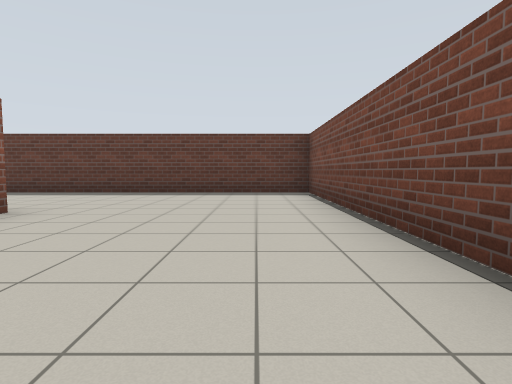
view 1 (above)

20 first-person views from a walk through a robot-simulator world made for Gazebo. The camera is 0.94 m above the floor, tilts 4° down and sees 80° across. The floor is counted in squares, 2 m on a side. Each view is taken from the middle of a square. On the plan, view 1 faces up. The plan holds only what a view shows up to about 9 squares ahead; the rest is blank.

view 2
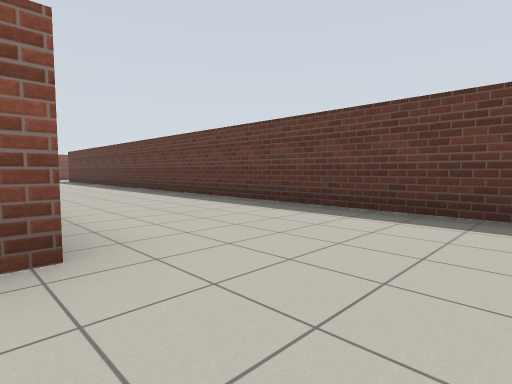

view 3
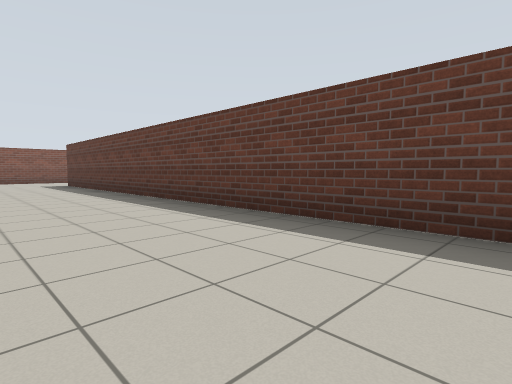

view 4
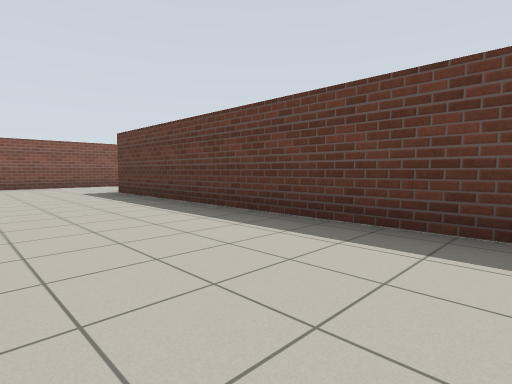

view 5
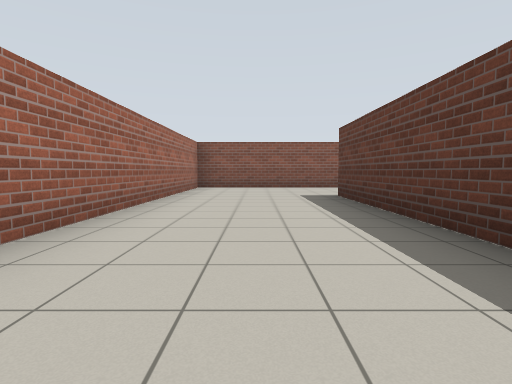

view 6
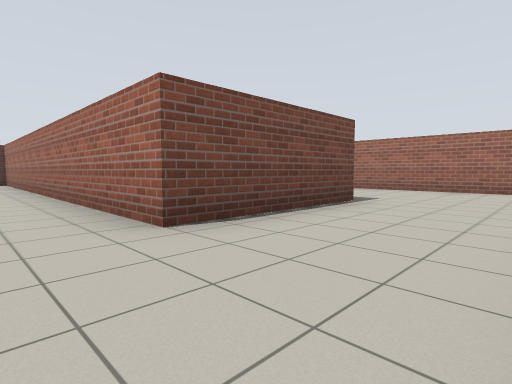

view 7
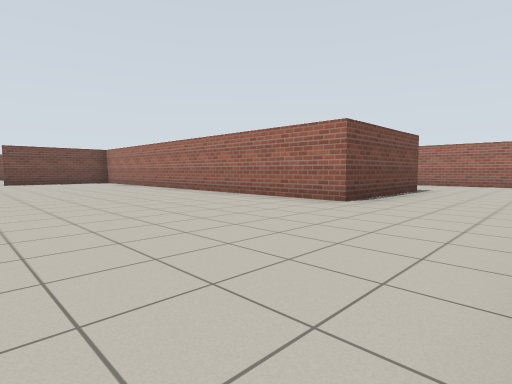

view 8
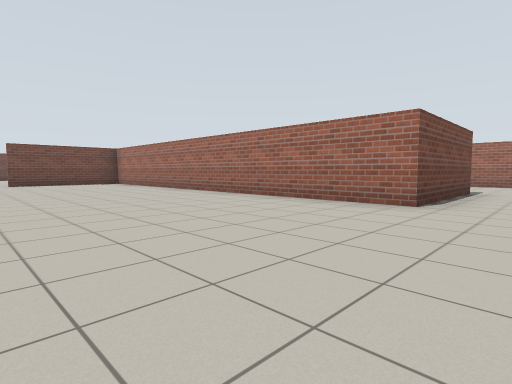

view 9
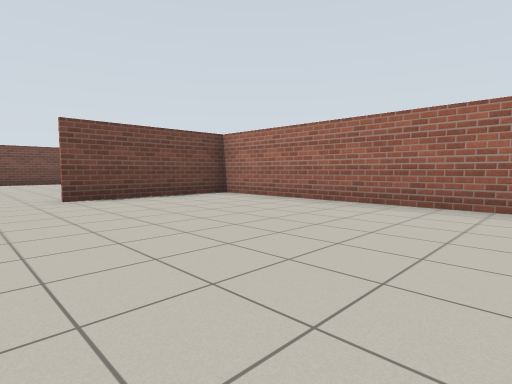

view 10
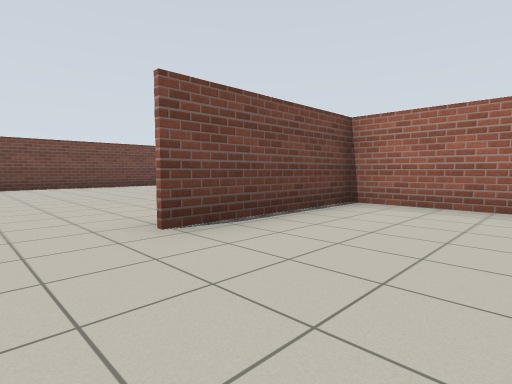

view 11
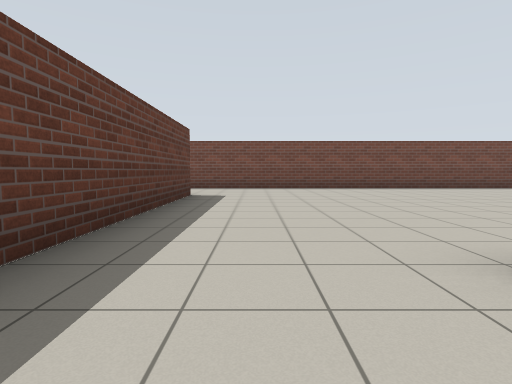

view 12
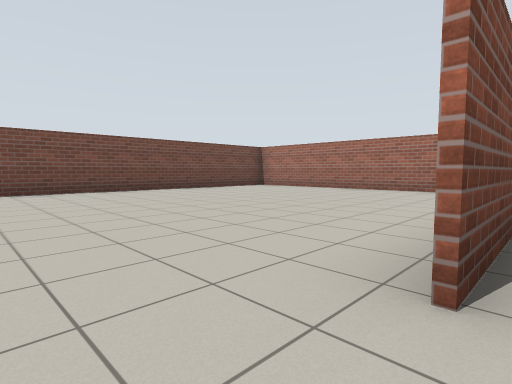

view 13
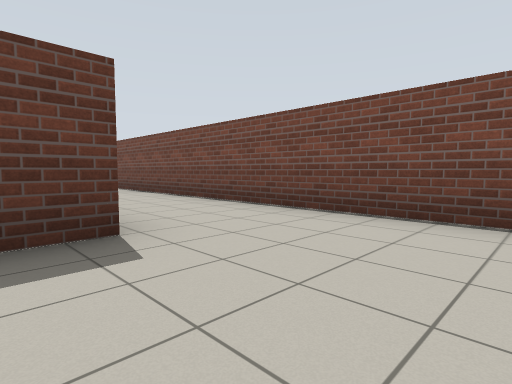

view 14
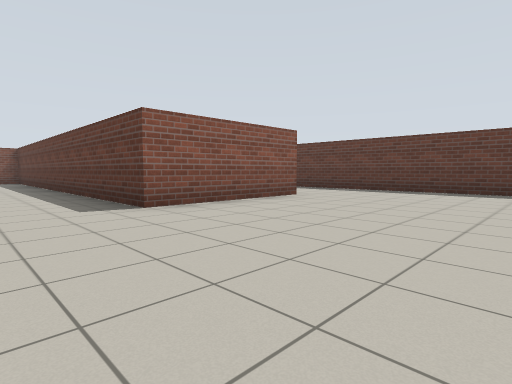

view 15
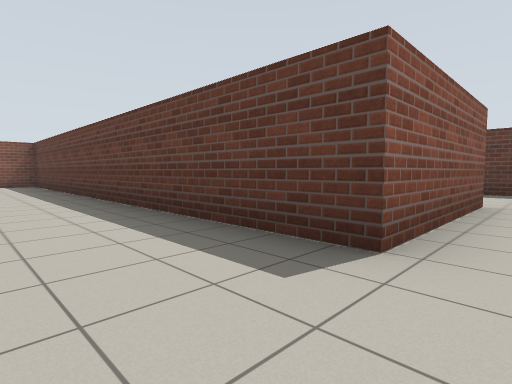

view 16
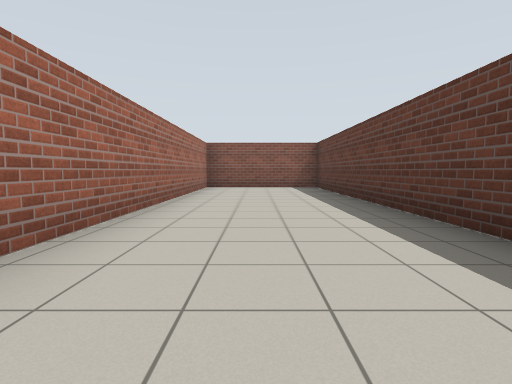

view 17
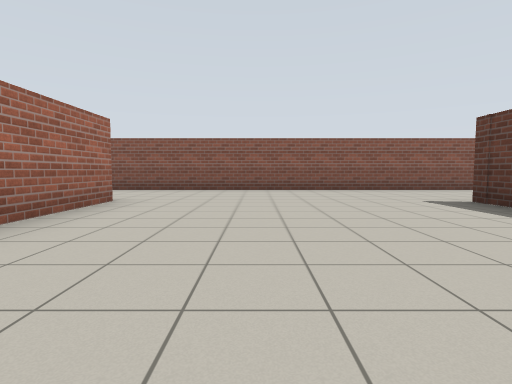

view 18
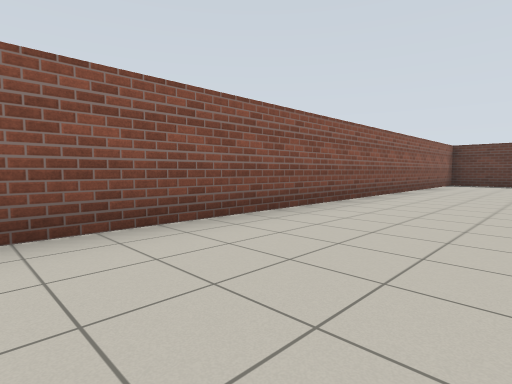

view 19
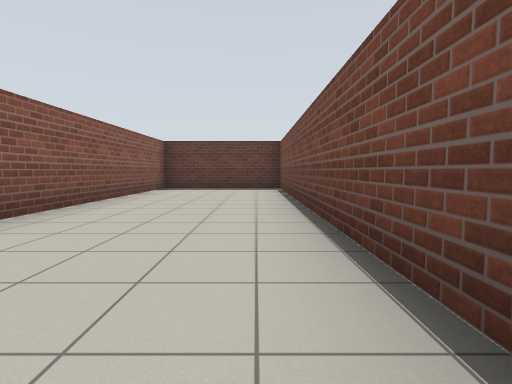

view 20
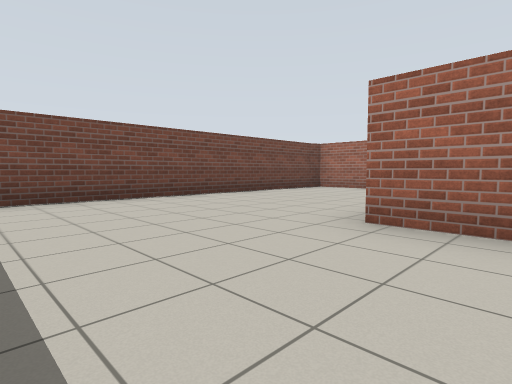

### Floor plan
Points are (right, up) in squares from view 1. A wall is a line through its corners. A room is listed if a view was taken in it or the views show most of it. See-through windows are left out.
Room 1 (views 1, 2, 3, 4, 5, 6, 20)
walls: (-3.9, 3.4) (-2.7, 3.4); (-0.5, -1.7) (1.1, -1.7); (1.2, 6.5) (-15.7, 6.5) (-15.7, 9.8); (1.1, -1.4) (1.1, 7); (-18.4, 11.6) (-18.4, 3.4) (-11.9, 3.4)
ways out: opening at (-17.5, 11.5) to room 2
Room 2 (views 7, 8, 9, 10, 11, 12, 17, 18, 19)
walls: (-14.9, 15.3) (-15.6, 15.3); (-15.3, 15.8) (-15.3, 23.2) (-18.4, 23.2) (-18.4, 11.6); (-15.7, 9.8) (-5.8, 9.8) (-5.8, 12.9); (-5.5, 15.3) (-7.5, 15.3)
ways out: opening at (-17.5, 11.5) to room 1; opening at (-6, 13.5) to room 3
Room 3 (views 13, 14, 15, 16)
walls: (-5.7, 12.9) (-5.7, 9.7) (-15.6, 9.7) (-15.6, 6.6) (-8.6, 6.6); (-4.1, 6.6) (-0.5, 6.6); (-1.1, 15.3) (-5.5, 15.3); (1.1, 7) (1.1, 20.4)
ways out: opening at (-6, 13.5) to room 2; opening at (0.5, 20)

Positions as (right, up) in squares from view 1, and headings:
1: (0, 0), facing up
2: (-1, 3), facing up-left
3: (-5, 4), facing up-left
4: (-9, 4), facing up-left
5: (-10, 5), facing left
6: (-18, 11), facing down-right
7: (-18, 14), facing down-right
8: (-17, 14), facing down-right
9: (-11, 14), facing down-right
10: (-8, 14), facing down-right
11: (-7, 14), facing right
12: (-6, 14), facing down-right
13: (-2, 13), facing up-right
14: (-2, 8), facing up-left
15: (-5, 8), facing up-left
16: (-7, 8), facing left
17: (-11, 12), facing left
18: (-16, 12), facing up-left
19: (-16, 15), facing up
20: (-4, 6), facing down-right
